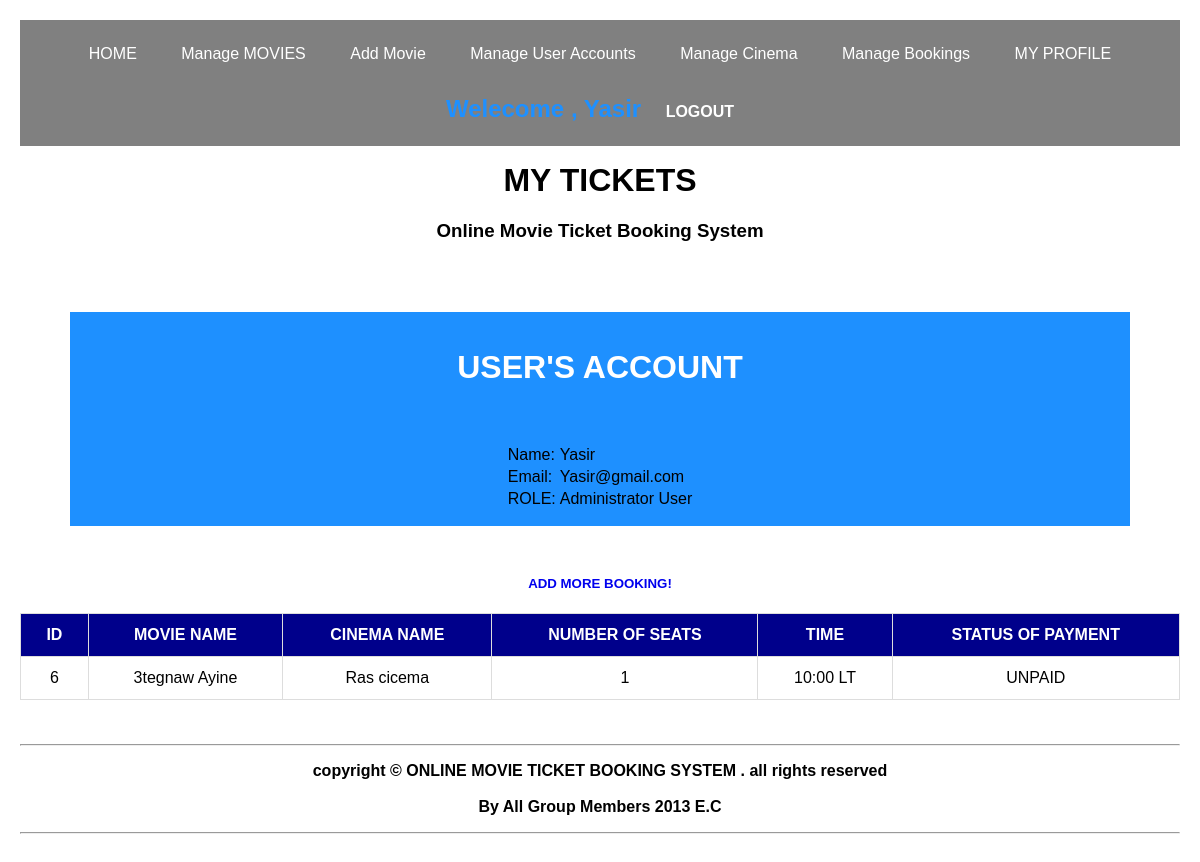
Page /profile.php (signed in) on the committed database.
### tables this page shows
CREATE TABLE IF NOT EXISTS `booking` (
  `id` int(11) NOT NULL AUTO_INCREMENT,
  `uid` varchar(111) NOT NULL,
  `cid` varchar(111) NOT NULL,
  `mid` varchar(111) NOT NULL,
  `Qty` int(11) NOT NULL,
  `dates` varchar(255) NOT NULL,
  `time` varchar(255) NOT NULL,
  `status` int(11) NOT NULL,
  PRIMARY KEY (`id`)
);

CREATE TABLE IF NOT EXISTS `movies` (
  `id` int(11) NOT NULL AUTO_INCREMENT,
  `title` varchar(255) NOT NULL,
  `cover` varchar(255) NOT NULL,
  `detail` varchar(2555) NOT NULL,
  `duration` varchar(255) NOT NULL,
  `trailer` varchar(255) NOT NULL,
  PRIMARY KEY (`id`)
);

CREATE TABLE IF NOT EXISTS `cinema` (
  `id` int(11) NOT NULL AUTO_INCREMENT,
  `name` varchar(2222) NOT NULL,
  `city` varchar(2222) NOT NULL,
  `capacity` int(11) NOT NULL,
  `current` int(11) NOT NULL,
  `free` int(11) NOT NULL,
  PRIMARY KEY (`id`)
);

### profile.php (the view, shortened to what this page needs)
<?php
include './crud/includes/functions.php';
if ($_SESSION['role'] == 1 ) {
    include './crud/theme/header.php';
}
$id = $_SESSION['id'];
?>
<!DOCTYPE html>
<html lang="en">
<head>
    <link rel="stylesheet" type="text/css" href="./styles/datatables.css">
</head>
<?php
$query = "SELECT * FROM booking where uid=$id";
?>
<body>
    <center>
        <h1> MY TICKETS</h1>
        <h3 style="margin-bottom: 2px;">Online Movie Ticket Booking System</h3><br>
    </center>
    <center>
        <div class="user_profile" style="box-shadow:15px  ;background:dodgerblue; padding:15px; margin:50px;color:white    ">
            <h1>USER'S ACCOUNT </h1>
            <br><br>
            <table>
                <tr>
                    <td>
                        <lable>Name:</lable>
                    </td>
                    <td>
                        <?php echo $_SESSION['username']; ?></td>
                </tr>
                <tr>
                    <td>
                        <lable>Email:</lable>
                    </td>
                    <td>
                        <?php echo $_SESSION['email']; ?></td>
                </tr>
                <tr>
                    <td>
                        <lable>ROLE:</lable>
                    </td>
                    <td>
                        <?php if( $_SESSION['role']==0){
                                echo "NORMAL USER";
                        }
                        else{
                            echo "Administrator User";
                        } ?></td>
                </tr>
            </table>
        </div>
    </center>
    <center>
        <h5><a href="./movie.php" style="margin-top:0 ;">ADD MORE BOOKING!</a></h5>
    </center>
    <table class="datatable">
        <thead>
            <th> ID </th>
            <th> MOVIE NAME </th>
            <th> CINEMA NAME </th>
            <th> NUMBER OF SEATS </th>
            <th> TIME </th>
            <th> STATUS OF PAYMENT </th>
        </thead>
        <tbody>
            <?php
            if ($result = $mysqli->query($query)) {
                while ($row = $result->fetch_assoc()) {
                    $id = $row["id"];
                    $mid = $row["mid"];
                    $cid = $row["cid"];
                    $seat = $row["Qty"];
                    $time = $row["time"];
                    $stat = "";
                    if ($row["status"] == 0) {
                        $stat = " UNPAID ";
                    } else {
                        $stat = " PAID ";
                    }
                    $query = "SELECT * FROM movies where id=$mid";
                    $movies = mysqli_query($mysqli, $query);
                    $title = $movies->fetch_assoc();
                    $query = "SELECT * FROM cinema where id=$cid";
                    $cinemas = mysqli_query($mysqli, $query);
                    $cname = $cinemas->fetch_assoc();
                    echo '<tr>
                  <td>' . $id . '</td>
                  <td>' . $title['title'] . '</td>
                  <td>' . $cname['name'] . '</td>
                  <td>' . $seat . '</td>
                  <td>' . $time . ':00 LT</td>
                  <td>' . $stat . '</td>
                  </tr>';
                }
            }
            ?>
        </tbody>
    </table>
</body>
<?php
include '/movie/crud/theme/footer-scripts.php';
?>
</html>

### styles/datatables.css (style rules this page uses)
body { margin: 0px; padding: 20px; font-family: sans-serif; }
* { box-sizing: border-box; }
.datatable { width: 100%; border-collapse: collapse; }
.datatable td,.datatable th { padding: 12px 15px; border: 1px solid #ddd; text-align: center; font-size: 16px; }
.datatable th { background-color: darkblue; color: #fff; }
a { margin: 15px; text-decoration: none; }

### rows in the picture
booking: id "6", movies.title "3tegnaw Ayine", cinema.name "Ras cicema", Qty "1", time "10", status "UNPAID"

### other values in the picture
$_SESSION['username'] "Yasir"
$_SESSION['email'] "Yasir@gmail.com"
